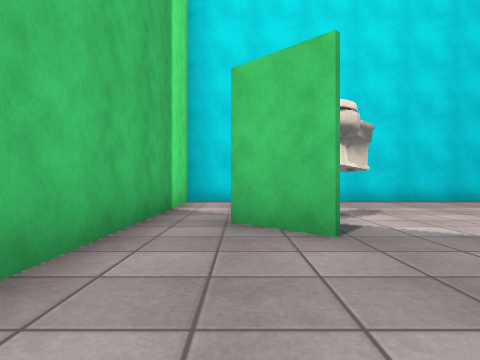
view 1 (above)

12 first-person views from a walk through a scene from a Unity 3-D project. The camera is 0.3 m above the floor, looks level and sees 75° across. The floor is counted in squares, 0.5 m on a side. Each view is taken from the middle of a square. On the plan, view 1 faces up. The plan holds only what a view shows up to about 9 squares ahead; the rest is blank. The place goes on beyond the plan. The player character is not drawn. Some animated figures are not drawn. Door leaves are left out, so doorways stand open. Some surface patterns are stand-ins.

view 2
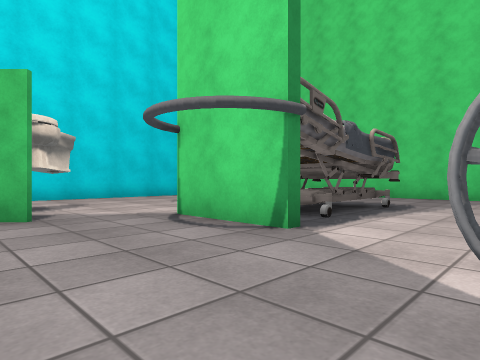

view 3
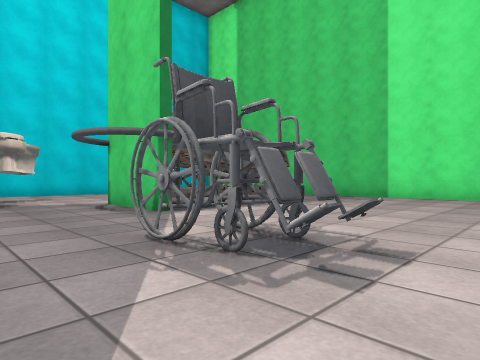

view 4
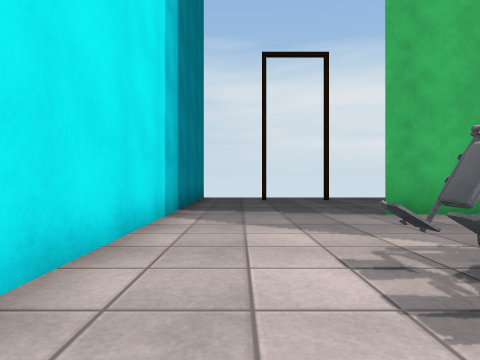

view 5
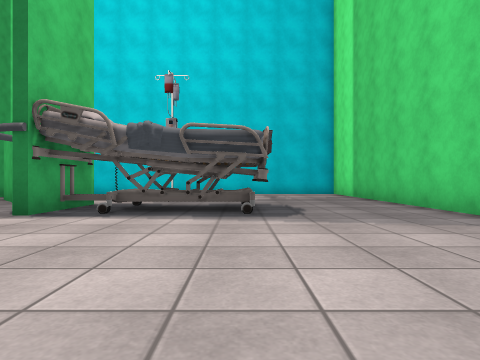

view 6
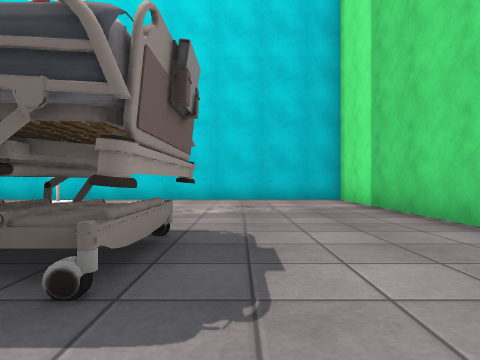

view 7
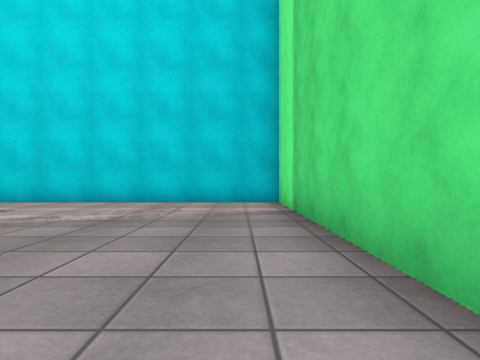

view 8
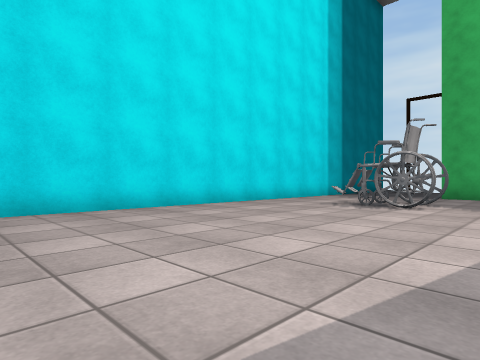

view 9
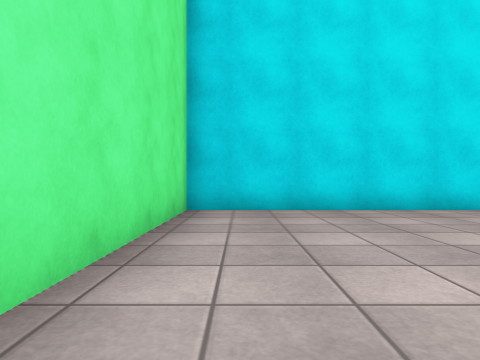

view 10
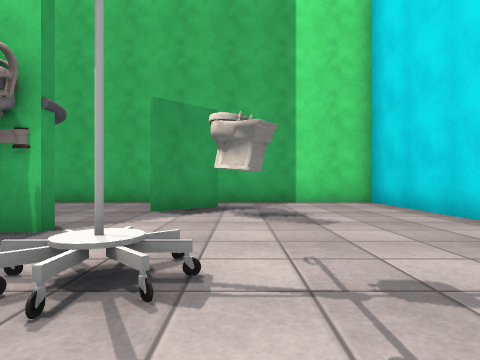

view 11
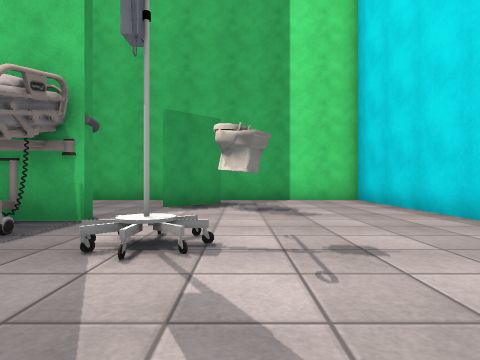

view 12
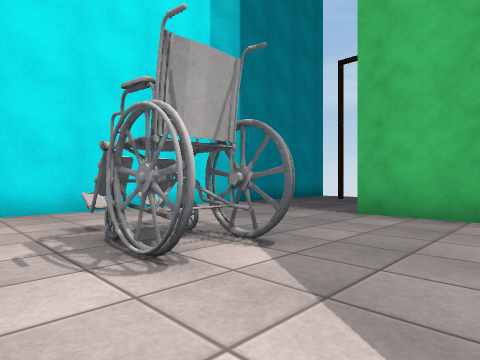

### Floor plan
Points are (right, up) in squares from view 1. A wall is a line through its corners. A room is listed if a view was taken in it or the views show most of it. See-through windows are left out.
Room 1 (views 1, 2, 3, 4, 5, 6, 7, 8, 9, 10, 11, 12)
walls: (3.1, 0.2) (3.1, 2.8); (3.4, 2.8) (3.4, 0.2); (1, 3.2) (-0.2, 4.5); (-0.1, 4.6) (1.1, 3.3); (-5, -6.2) (11.1, -6.2) (11.1, 8.6) (-1.4, 8.6) (-1.4, -2.5)
low walls: (5.3, 4.1) (5.6, 4.1); (5.4, 4.6) (5.3, 4.1) (5.4, 3.6); (4.5, 4.6) (5, 4.1); (5.6, 4.6) (5.1, 4.1) (5.5, 3.7); (5, 4.8) (5, 4.1)
ways out: opening at (-2.5, -1.5); open door at (-4.5, -3.5)
objects: toilet (1, 5) to (2, 5); other object (2, -4) to (3, -2); bed (4, 1) to (7, 2)

Positions as (right, up) in squares from view 1, and headings:
1: (0, 0), facing up
2: (0, -2), facing up-right
3: (0, -5), facing up-right
4: (4, -5), facing left
5: (7, -5), facing up
6: (8, -1), facing up
7: (10, 0), facing up
8: (10, 0), facing down-left
9: (10, 0), facing down
10: (7, 5), facing left
11: (8, 5), facing left
12: (4, 0), facing down-left
